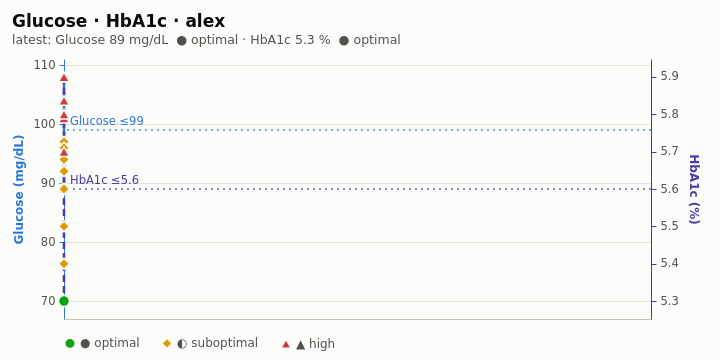

This figure's Vega-Lite source:
### Vega-Lite specification from a JSON file in a GitHub repository (floating-point values rounded to 4 significant figures)
{"$schema": "https://vega.github.io/schema/vega-lite/v5.json", "description": "health-chart dual: two related markers over time, one per axis (left and right, titles and lines in the marker's color), points by status (glyph + word in the legend), each marker's upper reference limit dashed on its own axis. Adapted from the Vega-Lite dual-axis plot (layer_dual_axis).", "width": 720, "height": 360, "autosize": {"type": "fit", "contains": "padding"}, "padding": {"left": 12, "right": 20, "top": 12, "bottom": 8}, "background": "#fcfcfb", "title": {"text": "Glucose · HbA1c · alex", "subtitle": "latest: Glucose 89 mg/dL  ● optimal · HbA1c 5.3 %  ● optimal", "anchor": "start", "offset": 12, "fontSize": 17, "subtitleFontSize": 12.5, "color": "#0b0b0b", "subtitleColor": "#52514e"}, "config": {"font": "DejaVu Sans", "view": {"stroke": null}, "axis": {"labelColor": "#52514e", "titleColor": "#52514e", "labelFontSize": 11.5, "titleFontSize": 12, "titleFontWeight": "bold", "gridColor": "#e1e0d9", "domainColor": "#c3c2b7", "tickColor": "#c3c2b7"}, "legend": {"labelColor": "#52514e", "labelFontSize": 12, "orient": "bottom", "direction": "horizontal", "title": null, "symbolSize": 110, "columnPadding": 18}}, "data": {"values": [{"person": "alex", "marker": "glucose", "label": "Glucose", "date": "2021-11-08", "value": 108, "unit": "mg/dL", "value_label": "108 mg/dL", "status": "high", "glyph": "▲", "status_label": "▲ high", "color": "#d03b3b", "rgb": 13646651, "shape": "triangle-up", "pt": 9, "ref_low": 70, "ref_high": 99, "opt_low": 72, "opt_high": 90, "series": "glucose", "series_label": "Glucose (left axis)", "series_color": "#2a78d6", "axis": "left", "latest": 0}, {"person": "alex", "marker": "glucose", "label": "Glucose", "date": "2022-05-16", "value": 104, "unit": "mg/dL", "value_label": "104 mg/dL", "status": "high", "glyph": "▲", "status_label": "▲ high", "color": "#d03b3b", "rgb": 13646651, "shape": "triangle-up", "pt": 9, "ref_low": 70, "ref_high": 99, "opt_low": 72, "opt_high": 90, "series": "glucose", "series_label": "Glucose (left axis)", "series_color": "#2a78d6", "axis": "left", "latest": 0}, {"person": "alex", "marker": "glucose", "label": "Glucose", "date": "2022-11-14", "value": 101, "unit": "mg/dL", "value_label": "101 mg/dL", "status": "high", "glyph": "▲", "status_label": "▲ high", "color": "#d03b3b", "rgb": 13646651, "shape": "triangle-up", "pt": 9, "ref_low": 70, "ref_high": 99, "opt_low": 72, "opt_high": 90, "series": "glucose", "series_label": "Glucose (left axis)", "series_color": "#2a78d6", "axis": "left", "latest": 0}, {"person": "alex", "marker": "glucose", "label": "Glucose", "date": "2023-06-05", "value": 97, "unit": "mg/dL", "value_label": "97 mg/dL", "status": "suboptimal", "glyph": "◐", "status_label": "◐ suboptimal", "color": "#e09a00", "rgb": 14719488, "shape": "diamond", "pt": 13, "ref_low": 70, "ref_high": 99, "opt_low": 72, "opt_high": 90, "series": "glucose", "series_label": "Glucose (left axis)", "series_color": "#2a78d6", "axis": "left", "latest": 0}, {"person": "alex", "marker": "glucose", "label": "Glucose", "date": "2024-01-15", "value": 94, "unit": "mg/dL", "value_label": "94 mg/dL", "status": "suboptimal", "glyph": "◐", "status_label": "◐ suboptimal", "color": "#e09a00", "rgb": 14719488, "shape": "diamond", "pt": 13, "ref_low": 70, "ref_high": 99, "opt_low": 72, "opt_high": 90, "series": "glucose", "series_label": "Glucose (left axis)", "series_color": "#2a78d6", "axis": "left", "latest": 0}, {"person": "alex", "marker": "glucose", "label": "Glucose", "date": "2024-08-12", "value": 92, "unit": "mg/dL", "value_label": "92 mg/dL", "status": "suboptimal", "glyph": "◐", "status_label": "◐ suboptimal", "color": "#e09a00", "rgb": 14719488, "shape": "diamond", "pt": 13, "ref_low": 70, "ref_high": 99, "opt_low": 72, "opt_high": 90, "series": "glucose", "series_label": "Glucose (left axis)", "series_color": "#2a78d6", "axis": "left", "latest": 0}, {"person": "alex", "marker": "glucose", "label": "Glucose", "date": "2025-03-10", "value": 96, "unit": "mg/dL", "value_label": "96 mg/dL", "status": "suboptimal", "glyph": "◐", "status_label": "◐ suboptimal", "color": "#e09a00", "rgb": 14719488, "shape": "diamond", "pt": 13, "ref_low": 70, "ref_high": 99, "opt_low": 72, "opt_high": 90, "series": "glucose", "series_label": "Glucose (left axis)", "series_color": "#2a78d6", "axis": "left", "latest": 0}, {"person": "alex", "marker": "glucose", "label": "Glucose", "date": "2025-09-15", "value": 89, "unit": "mg/dL", "value_label": "89 mg/dL", "status": "optimal", "glyph": "●", "status_label": "● optimal", "color": "#0ca30c", "rgb": 828172, "shape": "circle", "pt": 7, "ref_low": 70, "ref_high": 99, "opt_low": 72, "opt_high": 90, "series": "glucose", "series_label": "Glucose (left axis)", "series_color": "#2a78d6", "axis": "left", "latest": 1}, {"person": "alex", "marker": "hba1c", "label": "HbA1c", "date": "2021-11-08", "value": 5.9, "unit": "%", "value_label": "5.9 %", "status": "high", "glyph": "▲", "status_label": "▲ high", "color": "#d03b3b", "rgb": 13646651, "shape": "triangle-up", "pt": 9, "ref_low": 4.0, "ref_high": 5.6, "opt_low": null, "opt_high": 5.3, "series": "hba1c", "series_label": "HbA1c (right axis)", "series_color": "#4a3aa7", "axis": "right", "latest": 0}, {"person": "alex", "marker": "hba1c", "label": "HbA1c", "date": "2022-05-16", "value": 5.8, "unit": "%", "value_label": "5.8 %", "status": "high", "glyph": "▲", "status_label": "▲ high", "color": "#d03b3b", "rgb": 13646651, "shape": "triangle-up", "pt": 9, "ref_low": 4.0, "ref_high": 5.6, "opt_low": null, "opt_high": 5.3, "series": "hba1c", "series_label": "HbA1c (right axis)", "series_color": "#4a3aa7", "axis": "right", "latest": 0}, {"person": "alex", "marker": "hba1c", "label": "HbA1c", "date": "2022-11-14", "value": 5.7, "unit": "%", "value_label": "5.7 %", "status": "high", "glyph": "▲", "status_label": "▲ high", "color": "#d03b3b", "rgb": 13646651, "shape": "triangle-up", "pt": 9, "ref_low": 4.0, "ref_high": 5.6, "opt_low": null, "opt_high": 5.3, "series": "hba1c", "series_label": "HbA1c (right axis)", "series_color": "#4a3aa7", "axis": "right", "latest": 0}, {"person": "alex", "marker": "hba1c", "label": "HbA1c", "date": "2023-06-05", "value": 5.6, "unit": "%", "value_label": "5.6 %", "status": "suboptimal", "glyph": "◐", "status_label": "◐ suboptimal", "color": "#e09a00", "rgb": 14719488, "shape": "diamond", "pt": 13, "ref_low": 4.0, "ref_high": 5.6, "opt_low": null, "opt_high": 5.3, "series": "hba1c", "series_label": "HbA1c (right axis)", "series_color": "#4a3aa7", "axis": "right", "latest": 0}, {"person": "alex", "marker": "hba1c", "label": "HbA1c", "date": "2024-01-15", "value": 5.5, "unit": "%", "value_label": "5.5 %", "status": "suboptimal", "glyph": "◐", "status_label": "◐ suboptimal", "color": "#e09a00", "rgb": 14719488, "shape": "diamond", "pt": 13, "ref_low": 4.0, "ref_high": 5.6, "opt_low": null, "opt_high": 5.3, "series": "hba1c", "series_label": "HbA1c (right axis)", "series_color": "#4a3aa7", "axis": "right", "latest": 0}, {"person": "alex", "marker": "hba1c", "label": "HbA1c", "date": "2024-08-12", "value": 5.4, "unit": "%", "value_label": "5.4 %", "status": "suboptimal", "glyph": "◐", "status_label": "◐ suboptimal", "color": "#e09a00", "rgb": 14719488, "shape": "diamond", "pt": 13, "ref_low": 4.0, "ref_high": 5.6, "opt_low": null, "opt_high": 5.3, "series": "hba1c", "series_label": "HbA1c (right axis)", "series_color": "#4a3aa7", "axis": "right", "latest": 0}, {"person": "alex", "marker": "hba1c", "label": "HbA1c", "date": "2025-03-10", "value": 5.3, "unit": "%", "value_label": "5.3 %", "status": "optimal", "glyph": "●", "status_label": "● optimal", "color": "#0ca30c", "rgb": 828172, "shape": "circle", "pt": 7, "ref_low": 4.0, "ref_high": 5.6, "opt_low": null, "opt_high": 5.3, "series": "hba1c", "series_label": "HbA1c (right axis)", "series_color": "#4a3aa7", "axis": "right", "latest": 0}, {"person": "alex", "marker": "hba1c", "label": "HbA1c", "date": "2025-09-15", "value": 5.3, "unit": "%", "value_label": "5.3 %", "status": "optimal", "glyph": "●", "status_label": "● optimal", "color": "#0ca30c", "rgb": 828172, "shape": "circle", "pt": 7, "ref_low": 4.0, "ref_high": 5.6, "opt_low": null, "opt_high": 5.3, "series": "hba1c", "series_label": "HbA1c (right axis)", "series_color": "#4a3aa7", "axis": "right", "latest": 1}]}, "encoding": {"x": {"field": "date", "type": "temporal", "title": "", "scale": {"type": "utc", "domain": [1631491200000, 1762732800000]}, "axis": {"values": [1640995200000, 1672531200000, 1704067200000, 1735689600000], "format": "%Y", "formatType": "utc", "grid": false, "labelPadding": 6, "titleFontWeight": "normal"}}}, "resolve": {"scale": {"y": "independent"}}, "layer": [{"transform": [{"filter": "datum.axis === 'left'"}], "mark": {"type": "line", "strokeWidth": 2.5, "color": "#2a78d6"}, "encoding": {"y": {"field": "value", "type": "quantitative", "title": "Glucose (mg/dL)", "scale": {"domain": [66.96, 111.0], "nice": false, "zero": false}, "axis": {"orient": "left", "tickCount": 6, "labelPadding": 4, "titleColor": "#2a78d6", "titlePadding": 8, "domainColor": "#2a78d6", "tickColor": "#2a78d6"}}}}, {"transform": [{"filter": "datum.axis === 'right'"}], "mark": {"type": "line", "strokeWidth": 2.5, "strokeDash": [7, 4], "color": "#4a3aa7"}, "encoding": {"y": {"field": "value", "type": "quantitative", "title": "HbA1c (%)", "scale": {"domain": [5.252, 5.948], "nice": false, "zero": false}, "axis": {"orient": "right", "tickCount": 6, "labelPadding": 4, "grid": false, "titleColor": "#4a3aa7", "titlePadding": 8, "domainColor": "#4a3aa7", "tickColor": "#4a3aa7"}}}}, {"data": {"values": [{"value": 99, "axis": "left", "label": "Glucose ≤99", "color": "#2a78d6"}, {"value": 5.6, "axis": "right", "label": "HbA1c ≤5.6", "color": "#4a3aa7"}]}, "transform": [{"filter": "datum.axis === 'left'"}], "mark": {"type": "rule", "strokeWidth": 1.5, "strokeDash": [2, 4], "color": "#2a78d6", "opacity": 0.8}, "encoding": {"x": null, "y": {"field": "value", "type": "quantitative", "scale": {"domain": [66.96, 111.0], "nice": false, "zero": false}, "axis": null}}}, {"data": {"values": [{"value": 99, "axis": "left", "label": "Glucose ≤99", "color": "#2a78d6"}, {"value": 5.6, "axis": "right", "label": "HbA1c ≤5.6", "color": "#4a3aa7"}]}, "transform": [{"filter": "datum.axis === 'right'"}], "mark": {"type": "rule", "strokeWidth": 1.5, "strokeDash": [2, 4], "color": "#4a3aa7", "opacity": 0.8}, "encoding": {"x": null, "y": {"field": "value", "type": "quantitative", "scale": {"domain": [5.252, 5.948], "nice": false, "zero": false}, "axis": null}}}, {"data": {"values": [{"value": 99, "axis": "left", "label": "Glucose ≤99", "color": "#2a78d6"}, {"value": 5.6, "axis": "right", "label": "HbA1c ≤5.6", "color": "#4a3aa7"}]}, "transform": [{"filter": "datum.axis === 'left'"}], "mark": {"type": "text", "align": "left", "baseline": "bottom", "dx": 6, "dy": -3, "fontSize": 11.5, "color": "#2a78d6"}, "encoding": {"x": {"value": 0}, "y": {"field": "value", "type": "quantitative", "scale": {"domain": [66.96, 111.0], "nice": false, "zero": false}, "axis": null}, "text": {"field": "label"}}}, {"data": {"values": [{"value": 99, "axis": "left", "label": "Glucose ≤99", "color": "#2a78d6"}, {"value": 5.6, "axis": "right", "label": "HbA1c ≤5.6", "color": "#4a3aa7"}]}, "transform": [{"filter": "datum.axis === 'right'"}], "mark": {"type": "text", "align": "left", "baseline": "bottom", "dx": 6, "dy": -3, "fontSize": 11.5, "color": "#4a3aa7"}, "encoding": {"x": {"value": 0}, "y": {"field": "value", "type": "quantitative", "scale": {"domain": [5.252, 5.948], "nice": false, "zero": false}, "axis": null}, "text": {"field": "label"}}}, {"transform": [{"filter": "datum.axis === 'left'"}], "mark": {"type": "point", "filled": true, "size": 120, "opacity": 1, "stroke": "#fcfcfb", "strokeWidth": 1.5}, "encoding": {"y": {"field": "value", "type": "quantitative", "scale": {"domain": [66.96, 111.0], "nice": false, "zero": false}, "axis": null}, "color": {"field": "status_label", "type": "nominal", "scale": {"domain": ["● optimal", "◐ suboptimal", "▲ high"], "range": ["#0ca30c", "#e09a00", "#d03b3b"]}}, "shape": {"field": "status_label", "type": "nominal", "scale": {"domain": ["● optimal", "◐ suboptimal", "▲ high"], "range": ["circle", "diamond", "triangle-up"]}}, "tooltip": [{"field": "label", "title": "marker"}, {"field": "date", "type": "temporal", "format": "%Y-%m-%d", "formatType": "utc"}, {"field": "value_label", "title": "value"}, {"field": "status_label", "title": "status"}]}}, {"transform": [{"filter": "datum.axis === 'right'"}], "mark": {"type": "point", "filled": true, "size": 120, "opacity": 1, "stroke": "#fcfcfb", "strokeWidth": 1.5}, "encoding": {"y": {"field": "value", "type": "quantitative", "scale": {"domain": [5.252, 5.948], "nice": false, "zero": false}, "axis": null}, "color": {"field": "status_label", "type": "nominal", "scale": {"domain": ["● optimal", "◐ suboptimal", "▲ high"], "range": ["#0ca30c", "#e09a00", "#d03b3b"]}}, "shape": {"field": "status_label", "type": "nominal", "scale": {"domain": ["● optimal", "◐ suboptimal", "▲ high"], "range": ["circle", "diamond", "triangle-up"]}}, "tooltip": [{"field": "label", "title": "marker"}, {"field": "date", "type": "temporal", "format": "%Y-%m-%d", "formatType": "utc"}, {"field": "value_label", "title": "value"}, {"field": "status_label", "title": "status"}]}}]}
